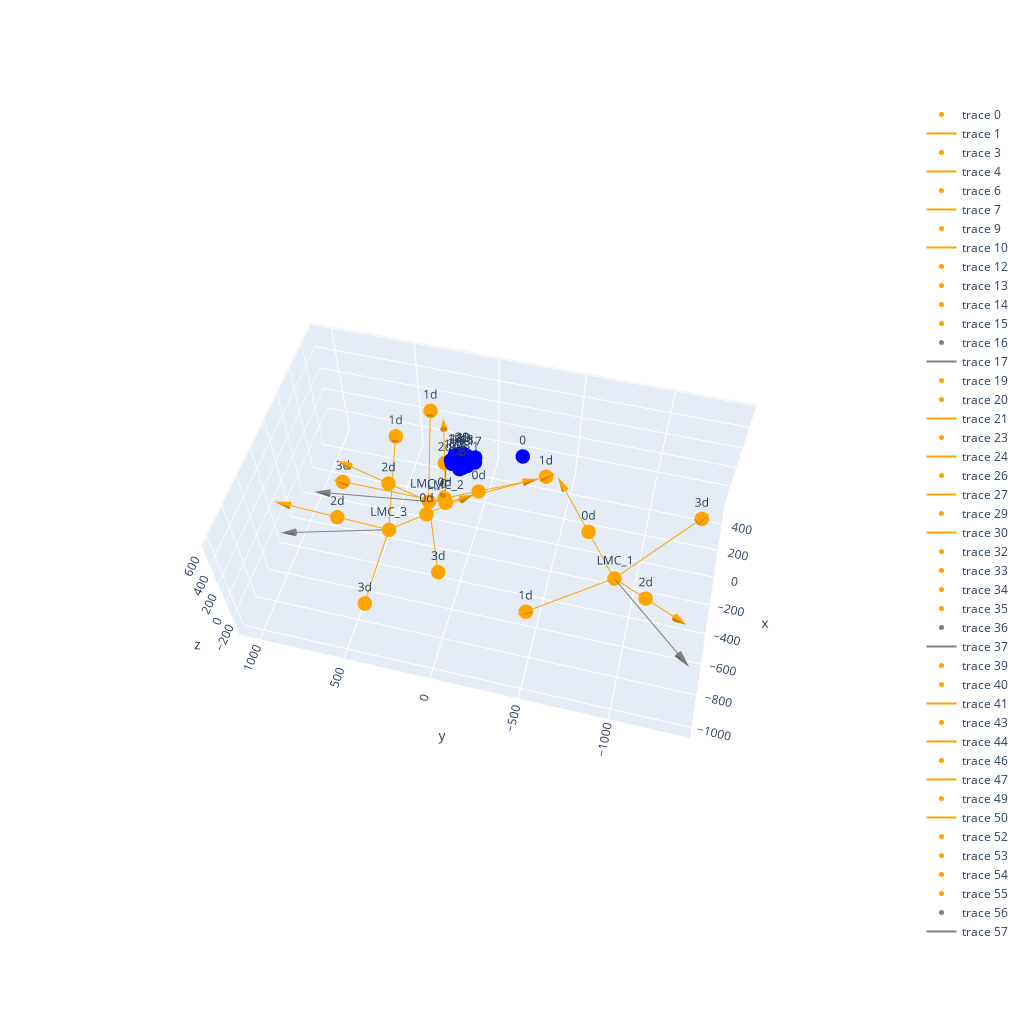

Source (notebook cell):
### Markdown cell above
# Optimize LMC position for Recorded leap data

### Code cell
from Python.Hand_model import getHandModel, setHandPose, generate_hand_pose, generate_hand_poses, plot_hand
from Python.optimization import PSO_Objective, plotPSOResult
from Python.LMC_util import fingers_idx_LMC

# Input parameter    
finger_radius = 10 # mm

# LMC settings
LMC_H = 600 # mm
num_LMC = 4
LMC_alpha1 = (180-150) / 2 * np.pi / 180
LMC_alpha2 = (180-120) / 2 * np.pi / 180

# input data
'''
  CAREFUL! The optimizer does not work for a single pose! the more the better
          if only a single pose is available then it was to be stacked a few times. e.g 10 times 
          this is caused by the metric that uses an exposnential norm with the number of poses
'''
frames = np.array([frame]*10) # one row for each frame (if the data is from multiple LMC then they are just flattened such that frames.shape = (num_recordedposes*num_LMC, num_markers, 3)
# transform data in global frame
for lm, LMC in enumerate(LMCs):
    LMC_orient = R.from_euler('xyz', [*LMC[1]], degrees=True).as_matrix().squeeze()
    frames[lm, :] = (LMC_orient @ (frames[lm, :] + LMC[0]).T).T 

# get data for ray tracing
handMarkers, palmMarkers, palmPlnNormals, palmCentroids, fingers, forearm_vecs = make_hand_poses(frames)   
print(handMarkers.shape)
data = [handMarkers, palmMarkers, palmPlnNormals, palmCentroids, fingers, forearm_vecs]

# instatiate the optimizer
options = {'c1': 0.5, 'c2': 0.3, 'w': 0.9}
x_max = np.array([1, 1, 1, 1]*num_LMC)
x_min = np.array([-1, -1, -1, -1]*num_LMC)
parameter_mult = np.array([1000, 1000, 90, 180]*num_LMC) 
bounds = (x_min, x_max)

n_particles = 30
num_iterations = 100
args = (data, finger_radius, fingers_idx_LMC, num_LMC, LMC_H, LMC_alpha1, LMC_alpha2, parameter_mult)
optimizer = GlobalBestPSO(n_particles=n_particles, dimensions=4*num_LMC, options=options, bounds=bounds)
# pos is the optimized LMC location and orientation as
'''
  pos = np.array([x, y, xrot, zrot]*num_LMC) / parameter_mult 
  this means pos needs to be multiplied with parameter_mult to get the position in mm and orientation in deg
'''
cost, pos = optimizer.optimize(PSO_Objective, num_iterations, args=args)
plotPSOResult(pos, args)

### Figure 1 — Plotly figure (JSON) as saved in the notebook; plotly's stock layout.template omitted (floating-point values rounded to 4 significant figures)
{"data": [{"marker": {"color": "orange", "size": 5}, "mode": "markers+text", "type": "scatter3d", "x": [-131.8], "y": [249.0], "z": [0]}, {"line": {"color": "orange", "width": 2}, "mode": "lines", "type": "scatter3d", "x": [-131.8, 42.78, null], "y": [249.0, -299.8, null], "z": [0, 168.4, null]}, {"colorscale": [[0, "orange"], [1, "orange"]], "showlegend": false, "showscale": false, "type": "cone", "u": [52.37], "v": [-164.6], "w": [50.52], "x": [39.29], "y": [-288.9], "z": [165.0]}, {"marker": {"color": "orange", "size": 5}, "mode": "markers+text", "type": "scatter3d", "x": [-131.8], "y": [249.0], "z": [0]}, {"line": {"color": "orange", "width": 2}, "mode": "lines", "type": "scatter3d", "x": [-131.8, 431.7, null], "y": [249.0, 389.6, null], "z": [0, 150.9, null]}, {"colorscale": [[0, "orange"], [1, "orange"]], "showlegend": false, "showscale": false, "type": "cone", "u": [169.0], "v": [42.18], "w": [45.26], "x": [420.4], "y": [386.8], "z": [147.9]}, {"marker": {"color": "orange", "size": 5}, "mode": "markers+text", "type": "scatter3d", "x": [-131.8], "y": [249.0], "z": [0]}, {"line": {"color": "orange", "width": 2}, "mode": "lines", "type": "scatter3d", "x": [-131.8, -263.3, null], "y": [249.0, 662.3, null], "z": [0, 414.5, null]}, {"colorscale": [[0, "orange"], [1, "orange"]], "showlegend": false, "showscale": false, "type": "cone", "u": [-39.44], "v": [124.0], "w": [124.4], "x": [-260.6], "y": [654.1], "z": [406.2]}, {"marker": {"color": "orange", "size": 5}, "mode": "markers+text", "type": "scatter3d", "x": [-131.8], "y": [249.0], "z": [0]}, {"line": {"color": "orange", "width": 2}, "mode": "lines", "type": "scatter3d", "x": [-131.8, -672.9, null], "y": [249.0, 38.25, null], "z": [0, 150.9, null]}, {"colorscale": [[0, "orange"], [1, "orange"]], "showlegend": false, "showscale": false, "type": "cone", "u": [-162.3], "v": [-63.21], "w": [45.26], "x": [-662.1], "y": [42.47], "z": [147.9]}, {"marker": {"color": "orange", "size": 5}, "mode": "markers+text", "text": "0d", "type": "scatter3d", "x": [-44.5], "y": [-25.43], "z": [84.2]}, {"marker": {"color": "orange", "size": 5}, "mode": "markers+text", "text": "1d", "type": "scatter3d", "x": [431.7], "y": [389.6], "z": [150.9]}, {"marker": {"color": "orange", "size": 5}, "mode": "markers+text", "text": "2d", "type": "scatter3d", "x": [-197.5], "y": [455.7], "z": [207.3]}, {"marker": {"color": "orange", "size": 5}, "mode": "markers+text", "text": "3d", "type": "scatter3d", "x": [-672.9], "y": [38.25], "z": [150.9]}, {"marker": {"color": "gray", "size": 5}, "mode": "markers+text", "type": "scatter3d", "x": [-131.8], "y": [249.0], "z": [0]}, {"line": {"color": "gray", "width": 2}, "mode": "lines", "type": "scatter3d", "x": [-131.8, -308.5, null], "y": [249.0, 804.5, null], "z": [0, 142.1, null]}, {"colorscale": [[0, "gray"], [1, "gray"]], "showlegend": false, "showscale": false, "type": "cone", "u": [-53.01], "v": [166.7], "w": [42.63], "x": [-304.9], "y": [793.4], "z": [139.3]}, {"marker": {"color": "orange", "size": 5}, "mode": "markers+text", "text": "LMC_0", "type": "scatter3d", "x": [-131.8], "y": [249.0], "z": [0]}, {"marker": {"color": "orange", "size": 5}, "mode": "markers+text", "type": "scatter3d", "x": [-390.1], "y": [-878.3], "z": [0]}, {"line": {"color": "orange", "width": 2}, "mode": "lines", "type": "scatter3d", "x": [-390.1, -19.27, null], "y": [-878.3, -499.1, null], "z": [0, 280.5, null]}, {"colorscale": [[0, "orange"], [1, "orange"]], "showlegend": false, "showscale": false, "type": "cone", "u": [111.3], "v": [113.8], "w": [84.15], "x": [-26.69], "y": [-506.7], "z": [274.9]}, {"marker": {"color": "orange", "size": 5}, "mode": "markers+text", "type": "scatter3d", "x": [-390.1], "y": [-878.3], "z": [0]}, {"line": {"color": "orange", "width": 2}, "mode": "lines", "type": "scatter3d", "x": [-390.1, -800.4, null], "y": [-878.3, -469.0, null], "z": [0, 155.2, null]}, {"colorscale": [[0, "orange"], [1, "orange"]], "showlegend": false, "showscale": false, "type": "cone", "u": [-123.1], "v": [122.8], "w": [46.56], "x": [-792.2], "y": [-477.1], "z": [152.1]}, {"marker": {"color": "orange", "size": 5}, "mode": "markers+text", "type": "scatter3d", "x": [-390.1], "y": [-878.3], "z": [0]}, {"line": {"color": "orange", "width": 2}, "mode": "lines", "type": "scatter3d", "x": [-390.1, -745.4, null], "y": [-878.3, -1242.0, null], "z": [0, 319.1, null]}, {"colorscale": [[0, "orange"], [1, "orange"]], "showlegend": false, "showscale": false, "type": "cone", "u": [-106.6], "v": [-109.0], "w": [95.72], "x": [-738.3], "y": [-1234.0], "z": [312.7]}, {"marker": {"color": "orange", "size": 5}, "mode": "markers+text", "type": "scatter3d", "x": [-390.1], "y": [-878.3], "z": [0]}, {"line": {"color": "orange", "width": 2}, "mode": "lines", "type": "scatter3d", "x": [-390.1, 28.28, null], "y": [-878.3, -1279.0, null], "z": [0, 155.2, null]}, {"colorscale": [[0, "orange"], [1, "orange"]], "showlegend": false, "showscale": false, "type": "cone", "u": [125.5], "v": [-120.3], "w": [46.56], "x": [19.91], "y": [-1271.0], "z": [152.1]}, {"marker": {"color": "orange", "size": 5}, "mode": "markers+text", "text": "0d", "type": "scatter3d", "x": [-204.7], "y": [-688.7], "z": [140.3]}, {"marker": {"color": "orange", "size": 5}, "mode": "markers+text", "text": "1d", "type": "scatter3d", "x": [-800.4], "y": [-469.0], "z": [155.2]}, {"marker": {"color": "orange", "size": 5}, "mode": "markers+text", "text": "2d", "type": "scatter3d", "x": [-567.7], "y": [-1060.0], "z": [159.5]}, {"marker": {"color": "orange", "size": 5}, "mode": "markers+text", "text": "3d", "type": "scatter3d", "x": [28.28], "y": [-1279.0], "z": [155.2]}, {"marker": {"color": "gray", "size": 5}, "mode": "markers+text", "type": "scatter3d", "x": [-390.1], "y": [-878.3], "z": [0]}, {"line": {"color": "gray", "width": 2}, "mode": "lines", "type": "scatter3d", "x": [-390.1, -809.3, null], "y": [-878.3, -1307.0, null], "z": [0, 22.27, null]}, {"colorscale": [[0, "gray"], [1, "gray"]], "showlegend": false, "showscale": false, "type": "cone", "u": [-125.8], "v": [-128.6], "w": [6.682], "x": [-800.9], "y": [-1298.0], "z": [21.83]}, {"marker": {"color": "orange", "size": 5}, "mode": "markers+text", "text": "LMC_1", "type": "scatter3d", "x": [-390.1], "y": [-878.3], "z": [0]}, {"marker": {"color": "orange", "size": 5}, "mode": "markers+text", "type": "scatter3d", "x": [-116.3], "y": [152.6], "z": [0]}, {"line": {"color": "orange", "width": 2}, "mode": "lines", "type": "scatter3d", "x": [-116.3, -397.4, null], "y": [152.6, 70.7, null], "z": [0, 523.7, null]}, {"colorscale": [[0, "orange"], [1, "orange"]], "showlegend": false, "showscale": false, "type": "cone", "u": [-84.33], "v": [-24.57], "w": [157.1], "x": [-391.8], "y": [72.34], "z": [513.2]}, {"marker": {"color": "orange", "size": 5}, "mode": "markers+text", "type": "scatter3d", "x": [-116.3], "y": [152.6], "z": [0]}, {"line": {"color": "orange", "width": 2}, "mode": "lines", "type": "scatter3d", "x": [-116.3, 122.1, null], "y": [152.6, -381.6, null], "z": [0, 133.4, null]}, {"colorscale": [[0, "orange"], [1, "orange"]], "showlegend": false, "showscale": false, "type": "cone", "u": [71.54], "v": [-160.3], "w": [40.02], "x": [117.4], "y": [-370.9], "z": [130.7]}, {"marker": {"color": "orange", "size": 5}, "mode": "markers+text", "type": "scatter3d", "x": [-116.3], "y": [152.6], "z": [0]}, {"line": {"color": "orange", "width": 2}, "mode": "lines", "type": "scatter3d", "x": [-116.3, 459.6, null], "y": [152.6, 320.4, null], "z": [0, -8.308, null]}, {"colorscale": [[0, "orange"], [1, "orange"]], "showlegend": false, "showscale": false, "type": "cone", "u": [172.8], "v": [50.35], "w": [-2.492], "x": [448.1], "y": [317.1], "z": [-8.142]}, {"marker": {"color": "orange", "size": 5}, "mode": "markers+text", "type": "scatter3d", "x": [-116.3], "y": [152.6], "z": [0]}, {"line": {"color": "orange", "width": 2}, "mode": "lines", "type": "scatter3d", "x": [-116.3, -202.1, null], "y": [152.6, 731.3, null], "z": [0, 133.4, null]}, {"colorscale": [[0, "orange"], [1, "orange"]], "showlegend": false, "showscale": false, "type": "cone", "u": [-25.74], "v": [173.6], "w": [40.02], "x": [-200.4], "y": [719.7], "z": [130.7]}, {"marker": {"color": "orange", "size": 5}, "mode": "markers+text", "text": "0d", "type": "scatter3d", "x": [-256.9], "y": [111.7], "z": [261.9]}, {"marker": {"color": "orange", "size": 5}, "mode": "markers+text", "text": "1d", "type": "scatter3d", "x": [122.1], "y": [-381.6], "z": [133.4]}, {"marker": {"color": "orange", "size": 5}, "mode": "markers+text", "text": "2d", "type": "scatter3d", "x": [171.7], "y": [236.5], "z": [-4.154]}, {"marker": {"color": "orange", "size": 5}, "mode": "markers+text", "text": "3d", "type": "scatter3d", "x": [-202.1], "y": [731.3], "z": [133.4]}, {"marker": {"color": "gray", "size": 5}, "mode": "markers+text", "type": "scatter3d", "x": [-116.3], "y": [152.6], "z": [0]}, {"line": {"color": "gray", "width": 2}, "mode": "lines", "type": "scatter3d", "x": [-116.3, 378.5, null], "y": [152.6, 296.8, null], "z": [0, -307.2, null]}, {"colorscale": [[0, "gray"], [1, "gray"]], "showlegend": false, "showscale": false, "type": "cone", "u": [148.4], "v": [43.26], "w": [-92.15], "x": [368.6], "y": [293.9], "z": [-301.0]}, {"marker": {"color": "orange", "size": 5}, "mode": "markers+text", "text": "LMC_2", "type": "scatter3d", "x": [-116.3], "y": [152.6], "z": [0]}, {"marker": {"color": "orange", "size": 5}, "mode": "markers+text", "type": "scatter3d", "x": [-381.3], "y": [413.1], "z": [0]}, {"line": {"color": "orange", "width": 2}, "mode": "lines", "type": "scatter3d", "x": [-381.3, -314.3, null], "y": [413.1, -27.87, null], "z": [0, 401.4, null]}, {"colorscale": [[0, "orange"], [1, "orange"]], "showlegend": false, "showscale": false, "type": "cone", "u": [20.09], "v": [-132.3], "w": [120.4], "x": [-315.7], "y": [-19.05], "z": [393.3]}, {"marker": {"color": "orange", "size": 5}, "mode": "markers+text", "type": "scatter3d", "x": [-381.3], "y": [413.1], "z": [0]}, {"line": {"color": "orange", "width": 2}, "mode": "lines", "type": "scatter3d", "x": [-381.3, 186.8, null], "y": [413.1, 532.0, null], "z": [0, 151.9, null]}, {"colorscale": [[0, "orange"], [1, "orange"]], "showlegend": false, "showscale": false, "type": "cone", "u": [170.4], "v": [35.67], "w": [45.57], "x": [175.5], "y": [529.6], "z": [148.9]}, {"marker": {"color": "orange", "size": 5}, "mode": "markers+text", "type": "scatter3d", "x": [-381.3], "y": [413.1], "z": [0]}, {"line": {"color": "orange", "width": 2}, "mode": "lines", "type": "scatter3d", "x": [-381.3, -467.0, null], "y": [413.1, 977.2, null], "z": [0, 185.5, null]}, {"colorscale": [[0, "orange"], [1, "orange"]], "showlegend": false, "showscale": false, "type": "cone", "u": [-25.7], "v": [169.2], "w": [55.66], "x": [-465.2], "y": [965.9], "z": [181.8]}, {"marker": {"color": "orange", "size": 5}, "mode": "markers+text", "type": "scatter3d", "x": [-381.3], "y": [413.1], "z": [0]}, {"line": {"color": "orange", "width": 2}, "mode": "lines", "type": "scatter3d", "x": [-381.3, -959.1, null], "y": [413.1, 357.9, null], "z": [0, 151.9, null]}, {"colorscale": [[0, "orange"], [1, "orange"]], "showlegend": false, "showscale": false, "type": "cone", "u": [-173.3], "v": [-16.54], "w": [45.57], "x": [-947.6], "y": [359.0], "z": [148.9]}, {"marker": {"color": "orange", "size": 5}, "mode": "markers+text", "text": "0d", "type": "scatter3d", "x": [-347.8], "y": [192.6], "z": [200.7]}, {"marker": {"color": "orange", "size": 5}, "mode": "markers+text", "text": "1d", "type": "scatter3d", "x": [186.8], "y": [532.0], "z": [151.9]}, {"marker": {"color": "orange", "size": 5}, "mode": "markers+text", "text": "2d", "type": "scatter3d", "x": [-424.1], "y": [695.1], "z": [92.77]}, {"marker": {"color": "orange", "size": 5}, "mode": "markers+text", "text": "3d", "type": "scatter3d", "x": [-959.1], "y": [357.9], "z": [151.9]}, {"marker": {"color": "gray", "size": 5}, "mode": "markers+text", "type": "scatter3d", "x": [-381.3], "y": [413.1], "z": [0]}, {"line": {"color": "gray", "width": 2}, "mode": "lines", "type": "scatter3d", "x": [-381.3, -469.4, null], "y": [413.1, 993.3, null], "z": [0, -124.6, null]}, {"colorscale": [[0, "gray"], [1, "gray"]], "showlegend": false, "showscale": false, "type": "cone", "u": [-26.43], "v": [174.1], "w": [-37.38], "x": [-467.6], "y": [981.7], "z": [-122.1]}, {"marker": {"color": "orange", "size": 5}, "mode": "markers+text", "text": "LMC_3", "type": "scatter3d", "x": [-381.3], "y": [413.1], "z": [0]}, {"marker": {"color": "blue", "size": 5}, "mode": "markers+text", "text": [0, 1, 2, 3, 4, 5, 6, 7, 8, 9, 10, 11, 12, 13, 14, 15, 16, 17, 18, 19, 20, 21, 22, 23, 24, 25], "type": "scatter3d", "x": [146.0, 64.91, 30.55, 13.93, 3.43, 55.32, 50.2, 44.52, 38.73, 73.92, 72.52, 68.98, 65.12, 95.3, 102.9, 105.7, 106.3, 101.4, 111.2, 122.0, 129.1, 132.0], "y": [-236.7, 21.86, 58.98, 81.44, 97.06, 93.54, 122.4, 140.5, 152.1, 95.28, 129.2, 151.5, 164.1, 90.57, 122.9, 140.3, 152.6, 29.97, 80.53, 99.9, 113.8, 123.9], "z": [256.5, 215.6, 212.8, 208.9, 205.0, 210.1, 208.5, 202.6, 193.5, 209.4, 206.2, 198.5, 189.2, 205.8, 202.7, 197.4, 189.9, 215.4, 200.8, 197.8, 192.2, 185.5]}, {"marker": {"color": "blue", "size": 5}, "mode": "markers+text", "text": [0, 1, 2, 3, 4, 5, 6, 7, 8, 9, 10, 11, 12, 13, 14, 15, 16, 17, 18, 19, 20, 21, 22, 23, 24, 25], "type": "scatter3d", "x": [146.0, 64.91, 30.55, 13.93, 3.43, 55.32, 50.2, 44.52, 38.73, 73.92, 72.52, 68.98, 65.12, 95.3, 102.9, 105.7, 106.3, 101.4, 111.2, 122.0, 129.1, 132.0], "y": [-236.7, 21.86, 58.98, 81.44, 97.06, 93.54, 122.4, 140.5, 152.1, 95.28, 129.2, 151.5, 164.1, 90.57, 122.9, 140.3, 152.6, 29.97, 80.53, 99.9, 113.8, 123.9], "z": [256.5, 215.6, 212.8, 208.9, 205.0, 210.1, 208.5, 202.6, 193.5, 209.4, 206.2, 198.5, 189.2, 205.8, 202.7, 197.4, 189.9, 215.4, 200.8, 197.8, 192.2, 185.5]}, {"marker": {"color": "blue", "size": 5}, "mode": "markers+text", "text": [0, 1, 2, 3, 4, 5, 6, 7, 8, 9, 10, 11, 12, 13, 14, 15, 16, 17, 18, 19, 20, 21, 22, 23, 24, 25], "type": "scatter3d", "x": [146.0, 64.91, 30.55, 13.93, 3.43, 55.32, 50.2, 44.52, 38.73, 73.92, 72.52, 68.98, 65.12, 95.3, 102.9, 105.7, 106.3, 101.4, 111.2, 122.0, 129.1, 132.0], "y": [-236.7, 21.86, 58.98, 81.44, 97.06, 93.54, 122.4, 140.5, 152.1, 95.28, 129.2, 151.5, 164.1, 90.57, 122.9, 140.3, 152.6, 29.97, 80.53, 99.9, 113.8, 123.9], "z": [256.5, 215.6, 212.8, 208.9, 205.0, 210.1, 208.5, 202.6, 193.5, 209.4, 206.2, 198.5, 189.2, 205.8, 202.7, 197.4, 189.9, 215.4, 200.8, 197.8, 192.2, 185.5]}, {"marker": {"color": "blue", "size": 5}, "mode": "markers+text", "text": [0, 1, 2, 3, 4, 5, 6, 7, 8, 9, 10, 11, 12, 13, 14, 15, 16, 17, 18, 19, 20, 21, 22, 23, 24, 25], "type": "scatter3d", "x": [146.0, 64.91, 30.55, 13.93, 3.43, 55.32, 50.2, 44.52, 38.73, 73.92, 72.52, 68.98, 65.12, 95.3, 102.9, 105.7, 106.3, 101.4, 111.2, 122.0, 129.1, 132.0], "y": [-236.7, 21.86, 58.98, 81.44, 97.06, 93.54, 122.4, 140.5, 152.1, 95.28, 129.2, 151.5, 164.1, 90.57, 122.9, 140.3, 152.6, 29.97, 80.53, 99.9, 113.8, 123.9], "z": [256.5, 215.6, 212.8, 208.9, 205.0, 210.1, 208.5, 202.6, 193.5, 209.4, 206.2, 198.5, 189.2, 205.8, 202.7, 197.4, 189.9, 215.4, 200.8, 197.8, 192.2, 185.5]}, {"marker": {"color": "blue", "size": 5}, "mode": "markers+text", "text": [0, 1, 2, 3, 4, 5, 6, 7, 8, 9, 10, 11, 12, 13, 14, 15, 16, 17, 18, 19, 20, 21, 22, 23, 24, 25], "type": "scatter3d", "x": [146.0, 64.91, 30.55, 13.93, 3.43, 55.32, 50.2, 44.52, 38.73, 73.92, 72.52, 68.98, 65.12, 95.3, 102.9, 105.7, 106.3, 101.4, 111.2, 122.0, 129.1, 132.0], "y": [-236.7, 21.86, 58.98, 81.44, 97.06, 93.54, 122.4, 140.5, 152.1, 95.28, 129.2, 151.5, 164.1, 90.57, 122.9, 140.3, 152.6, 29.97, 80.53, 99.9, 113.8, 123.9], "z": [256.5, 215.6, 212.8, 208.9, 205.0, 210.1, 208.5, 202.6, 193.5, 209.4, 206.2, 198.5, 189.2, 205.8, 202.7, 197.4, 189.9, 215.4, 200.8, 197.8, 192.2, 185.5]}, {"marker": {"color": "blue", "size": 5}, "mode": "markers+text", "text": [0, 1, 2, 3, 4, 5, 6, 7, 8, 9, 10, 11, 12, 13, 14, 15, 16, 17, 18, 19, 20, 21, 22, 23, 24, 25], "type": "scatter3d", "x": [146.0, 64.91, 30.55, 13.93, 3.43, 55.32, 50.2, 44.52, 38.73, 73.92, 72.52, 68.98, 65.12, 95.3, 102.9, 105.7, 106.3, 101.4, 111.2, 122.0, 129.1, 132.0], "y": [-236.7, 21.86, 58.98, 81.44, 97.06, 93.54, 122.4, 140.5, 152.1, 95.28, 129.2, 151.5, 164.1, 90.57, 122.9, 140.3, 152.6, 29.97, 80.53, 99.9, 113.8, 123.9], "z": [256.5, 215.6, 212.8, 208.9, 205.0, 210.1, 208.5, 202.6, 193.5, 209.4, 206.2, 198.5, 189.2, 205.8, 202.7, 197.4, 189.9, 215.4, 200.8, 197.8, 192.2, 185.5]}, {"marker": {"color": "blue", "size": 5}, "mode": "markers+text", "text": [0, 1, 2, 3, 4, 5, 6, 7, 8, 9, 10, 11, 12, 13, 14, 15, 16, 17, 18, 19, 20, 21, 22, 23, 24, 25], "type": "scatter3d", "x": [146.0, 64.91, 30.55, 13.93, 3.43, 55.32, 50.2, 44.52, 38.73, 73.92, 72.52, 68.98, 65.12, 95.3, 102.9, 105.7, 106.3, 101.4, 111.2, 122.0, 129.1, 132.0], "y": [-236.7, 21.86, 58.98, 81.44, 97.06, 93.54, 122.4, 140.5, 152.1, 95.28, 129.2, 151.5, 164.1, 90.57, 122.9, 140.3, 152.6, 29.97, 80.53, 99.9, 113.8, 123.9], "z": [256.5, 215.6, 212.8, 208.9, 205.0, 210.1, 208.5, 202.6, 193.5, 209.4, 206.2, 198.5, 189.2, 205.8, 202.7, 197.4, 189.9, 215.4, 200.8, 197.8, 192.2, 185.5]}, {"marker": {"color": "blue", "size": 5}, "mode": "markers+text", "text": [0, 1, 2, 3, 4, 5, 6, 7, 8, 9, 10, 11, 12, 13, 14, 15, 16, 17, 18, 19, 20, 21, 22, 23, 24, 25], "type": "scatter3d", "x": [146.0, 64.91, 30.55, 13.93, 3.43, 55.32, 50.2, 44.52, 38.73, 73.92, 72.52, 68.98, 65.12, 95.3, 102.9, 105.7, 106.3, 101.4, 111.2, 122.0, 129.1, 132.0], "y": [-236.7, 21.86, 58.98, 81.44, 97.06, 93.54, 122.4, 140.5, 152.1, 95.28, 129.2, 151.5, 164.1, 90.57, 122.9, 140.3, 152.6, 29.97, 80.53, 99.9, 113.8, 123.9], "z": [256.5, 215.6, 212.8, 208.9, 205.0, 210.1, 208.5, 202.6, 193.5, 209.4, 206.2, 198.5, 189.2, 205.8, 202.7, 197.4, 189.9, 215.4, 200.8, 197.8, 192.2, 185.5]}, {"marker": {"color": "blue", "size": 5}, "mode": "markers+text", "text": [0, 1, 2, 3, 4, 5, 6, 7, 8, 9, 10, 11, 12, 13, 14, 15, 16, 17, 18, 19, 20, 21, 22, 23, 24, 25], "type": "scatter3d", "x": [146.0, 64.91, 30.55, 13.93, 3.43, 55.32, 50.2, 44.52, 38.73, 73.92, 72.52, 68.98, 65.12, 95.3, 102.9, 105.7, 106.3, 101.4, 111.2, 122.0, 129.1, 132.0], "y": [-236.7, 21.86, 58.98, 81.44, 97.06, 93.54, 122.4, 140.5, 152.1, 95.28, 129.2, 151.5, 164.1, 90.57, 122.9, 140.3, 152.6, 29.97, 80.53, 99.9, 113.8, 123.9], "z": [256.5, 215.6, 212.8, 208.9, 205.0, 210.1, 208.5, 202.6, 193.5, 209.4, 206.2, 198.5, 189.2, 205.8, 202.7, 197.4, 189.9, 215.4, 200.8, 197.8, 192.2, 185.5]}, {"marker": {"color": "blue", "size": 5}, "mode": "markers+text", "text": [0, 1, 2, 3, 4, 5, 6, 7, 8, 9, 10, 11, 12, 13, 14, 15, 16, 17, 18, 19, 20, 21, 22, 23, 24, 25], "type": "scatter3d", "x": [146.0, 64.91, 30.55, 13.93, 3.43, 55.32, 50.2, 44.52, 38.73, 73.92, 72.52, 68.98, 65.12, 95.3, 102.9, 105.7, 106.3, 101.4, 111.2, 122.0, 129.1, 132.0], "y": [-236.7, 21.86, 58.98, 81.44, 97.06, 93.54, 122.4, 140.5, 152.1, 95.28, 129.2, 151.5, 164.1, 90.57, 122.9, 140.3, 152.6, 29.97, 80.53, 99.9, 113.8, 123.9], "z": [256.5, 215.6, 212.8, 208.9, 205.0, 210.1, 208.5, 202.6, 193.5, 209.4, 206.2, 198.5, 189.2, 205.8, 202.7, 197.4, 189.9, 215.4, 200.8, 197.8, 192.2, 185.5]}], "layout": {"height": 1024, "scene": {"aspectmode": "data", "aspectratio": {"x": 1, "y": 1, "z": 1}, "camera": {"center": {"x": 0, "y": 0, "z": 0}, "eye": {"x": -2, "y": -0.5, "z": 3}, "up": {"x": 0, "y": 0, "z": 20}}}, "width": 1024}}
